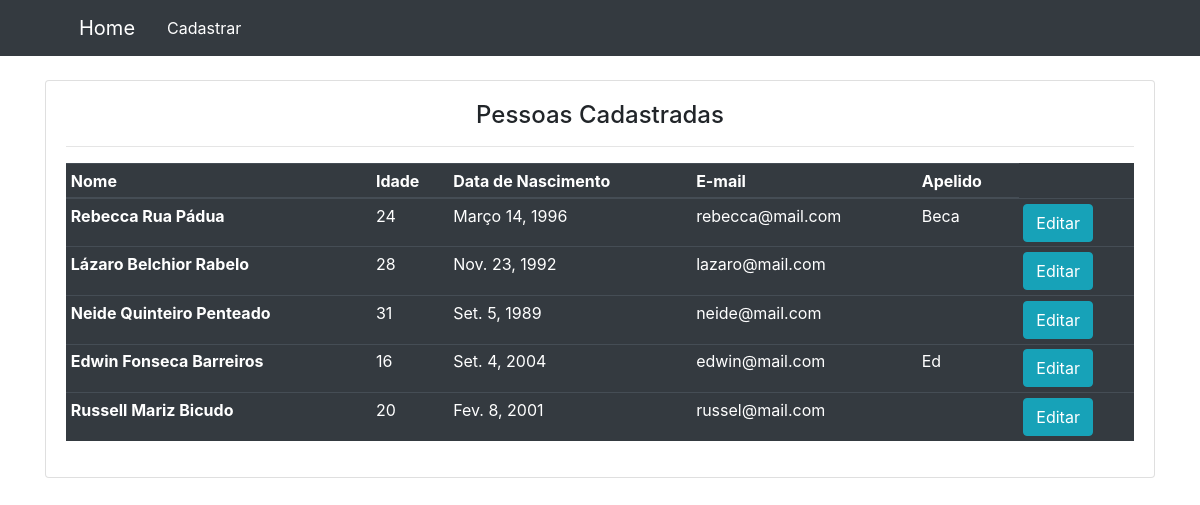
The page / on the database its author committed.
### pessoas/models.py (models this page shows, shortened)
class Pessoa(models.Model):
    nome = models.CharField('Nome', max_length=150)
    idade = models.IntegerField('Idade')
    data_nascimento = models.DateField('Data de Nascimento')
    email = models.EmailField('E-mail')
    apelido = models.CharField('Apelido', max_length=50, blank=True)
    observacao = models.TextField('Observação', max_length=150, blank=True)

### pessoas/views.py (the view)
# urls.py: path('', views.index, name='index'),
def index(request):
    pessoas = Pessoa.objects.all()
    return render(request, 'pessoas/index.html', {'pessoas': pessoas})

### pessoas/templates/pessoas/index.html (shortened to what this page needs)
{% extends 'base.html' %}
{% load static %}
{% block content %}
    <div class="container">
        <div id="row-principal" class="row mt-4" style="margin-bottom: 7%;">
        <div class="col-md-12">
            <div class="card">
            <div class="card-body">
                <div class="row">
                    <div class="col-md-12">
                        <h4 id="titulo-profile" style="text-align: center;">Pessoas Cadastradas</h4>
                        <hr>
                    </div>
                </div>
                <div class="row">
                    <div class="col-md-12">
                        {% if pessoas %}
                            <table class="table table-dark table-sm">
                                <thead>
                                    <tr>
                                    <th scope="col">Nome</th>
                                    <th scope="col">Idade</th>
                                    <th scope="col">Data de Nascimento</th>
                                    <th scope="col">E-mail</th>
                                    <th scope="col">Apelido</th>
                                    </tr>
                                </thead>
                                <tbody>
                                    {% for pessoa in pessoas %}
                                    <tr>
                                    <th scope="row"><a id="pessoa" href="{% url 'detalhe_pessoa' pessoa.id %}">{{ pessoa.nome }}</a></th>
                                    <td>{{ pessoa.idade }}</td>
                                    <td>{{ pessoa.data_nascimento }}</td>
                                    <td>{{ pessoa.email }}</td>
                                    <td>{{ pessoa.apelido }}</td>
                                    <td><a class="btn btn-info" href="{% url 'editar_pessoa' pessoa.id %}">Editar</a></td>
                                    </tr>
                                    {% endfor %}
                                </tbody>
                            </table>
                        {% else %}
                            <h3 style="text-align: center;">Não há pessoas cadastradas</h3>
                        {% endif %}
                    </div>
                </div>
            </div>
            </div>
        </div>
        </div>
    </div>
{% endblock content %}

### templates/base.html (shortened to what this page needs)
{% load static %}
<!DOCTYPE html>
<html lang="pt-br">
    <head>
        <link rel="stylesheet" href="{% static 'bootstrap/css/bootstrap.min.css' %}">
    </head>
    <body>
        {% include '_header.html' %}
        {% block content %}{% endblock content %}
    </body>
</html>

### templates/_header.html
{% load static %}
<nav class="navbar navbar-dark bg-dark">
    <div class="container-fluid ml-5">
        <a class="navbar-brand" href="{% url 'index' %}">Home</a>
        <a class="nav-link" href="{% url 'cadastrar_pessoa' %}" style="color: white; flex: auto; width: auto;">Cadastrar</a>
    </div>
</nav>

### pessoas/templates/pessoas/index.html (style rules this page uses)
#pessoa { color: white; }

### rows shown on the page
Pessoa: nome "Rebecca Rua Pádua", idade "24", data_nascimento "Março 14, 1996", email "rebecca@mail.com", apelido "Beca"
Pessoa: nome "Lázaro Belchior Rabelo", idade "28", data_nascimento "Nov. 23, 1992", email "lazaro@mail.com"
Pessoa: nome "Neide Quinteiro Penteado", idade "31", data_nascimento "Set. 5, 1989", email "neide@mail.com"
Pessoa: nome "Edwin Fonseca Barreiros", idade "16", data_nascimento "Set. 4, 2004", email "edwin@mail.com", apelido "Ed"
Pessoa: nome "Russell Mariz Bicudo", idade "20", data_nascimento "Fev. 8, 2001", email "russel@mail.com"
